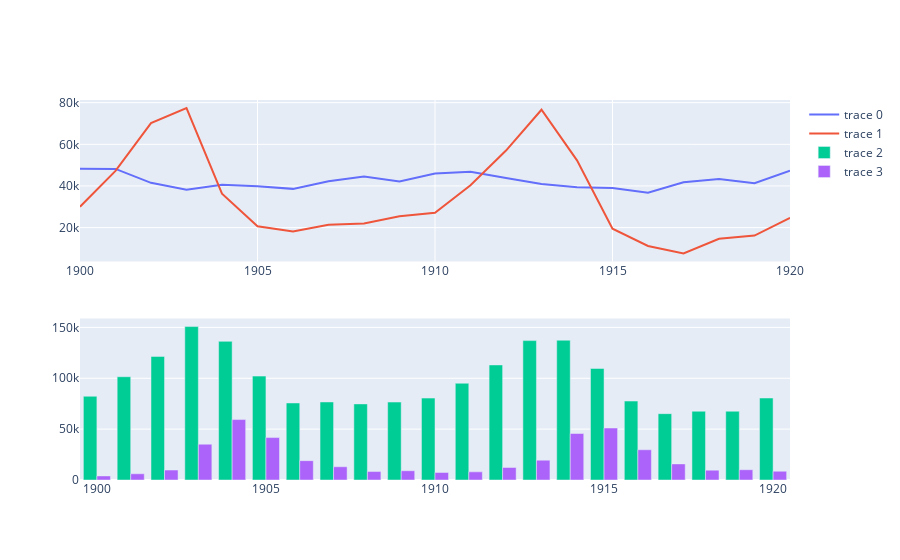

Notebook code cell kept with this figure:
### Code cell
fig = make_subplots(rows=2, cols=1)

trace_carrot = go.Scatter(
    x=forest.year,
    y=forest.carrot
)

trace_hare = go.Scatter(  
    x=forest.year,
    y=forest.hare
)

trace_all = go.Bar(  
    x=forest.year,
    y=forest.hare + forest.lynx + forest.carrot
)
trace_lynx = go.Bar(
    x=forest.year,
    y=forest.lynx
)

fig.add_trace(trace_carrot, row=1, col=1)
fig.add_trace(trace_hare, row=1, col=1)
fig.add_trace(trace_all, row=2, col=1)
fig.add_trace(trace_lynx, row=2, col=1)

### Figure 1 — Plotly figure (JSON) as saved in the notebook; plotly's stock layout.template omitted (floating-point values rounded to 4 significant figures)
{"data": [{"type": "scatter", "x": [1900, 1901, 1902, 1903, 1904, 1905, 1906, 1907, 1908, 1909, 1910, 1911, 1912, 1913, 1914, 1915, 1916, 1917, 1918, 1919, 1920], "xaxis": "x", "y": [48300, 48200, 41500, 38200, 40600, 39800, 38600, 42300, 44500, 42100, 46000, 46800, 43800, 40900, 39400, 39000, 36700, 41800, 43300, 41300, 47300], "yaxis": "y"}, {"type": "scatter", "x": [1900, 1901, 1902, 1903, 1904, 1905, 1906, 1907, 1908, 1909, 1910, 1911, 1912, 1913, 1914, 1915, 1916, 1917, 1918, 1919, 1920], "xaxis": "x", "y": [30000, 47200, 70200, 77400, 36300, 20600, 18100, 21400, 22000, 25400, 27100, 40300, 57000, 76600, 52300, 19500, 11200, 7600, 14600, 16200, 24700], "yaxis": "y"}, {"type": "bar", "x": [1900, 1901, 1902, 1903, 1904, 1905, 1906, 1907, 1908, 1909, 1910, 1911, 1912, 1913, 1914, 1915, 1916, 1917, 1918, 1919, 1920], "xaxis": "x2", "y": [82300, 101500, 121500, 150800, 136300, 102100, 75700, 76700, 74800, 76600, 80500, 95100, 113100, 137000, 137400, 109600, 77600, 65200, 67600, 67600, 80600], "yaxis": "y2"}, {"type": "bar", "x": [1900, 1901, 1902, 1903, 1904, 1905, 1906, 1907, 1908, 1909, 1910, 1911, 1912, 1913, 1914, 1915, 1916, 1917, 1918, 1919, 1920], "xaxis": "x2", "y": [4000, 6100, 9800, 35200, 59400, 41700, 19000, 13000, 8300, 9100, 7400, 8000, 12300, 19500, 45700, 51100, 29700, 15800, 9700, 10100, 8600], "yaxis": "y2"}], "layout": {"xaxis": {"anchor": "y", "domain": [0, 1]}, "xaxis2": {"anchor": "y2", "domain": [0, 1]}, "yaxis": {"anchor": "x", "domain": [0.575, 1]}, "yaxis2": {"anchor": "x2", "domain": [0, 0.425]}}}
